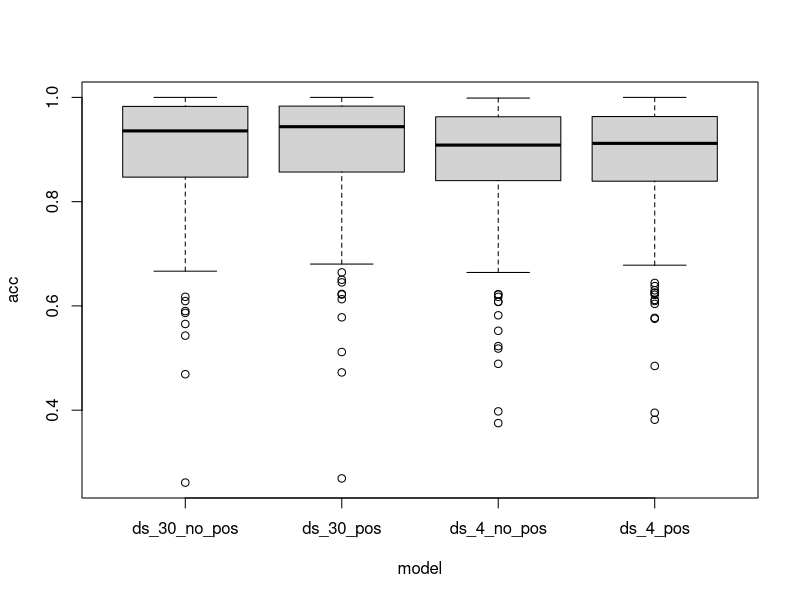
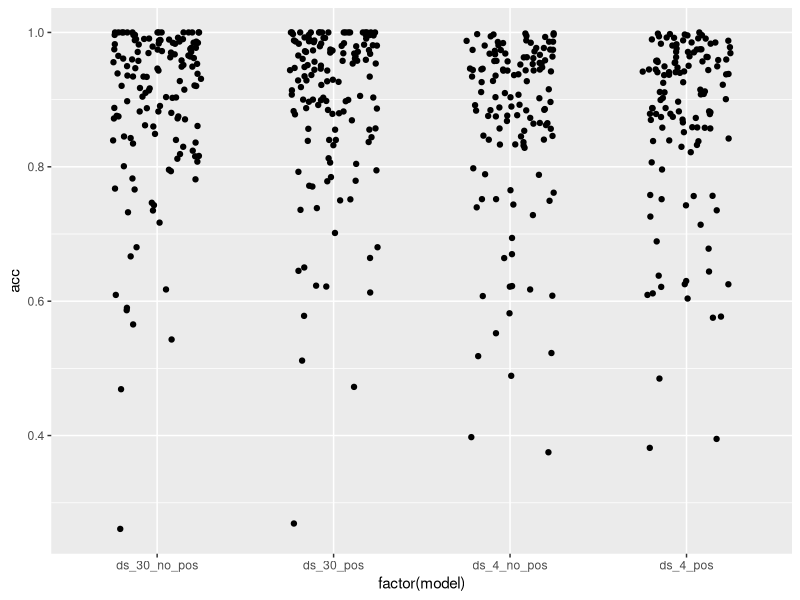

The R source for these figures, in order:
# load packages
library(tidyverse)

# load metrics from csv
ds_30_pos <- read_csv("metrics_restrained_30_pos.csv") %>% 
  mutate(id = ifelse(str_detect(id, "-"), format(as.Date(id, format="%d-%b"),"%m/%d"),id)) %>% 
  arrange(id)

ds_30_no_pos <- read_csv("metrics_restrained_30_no_pos.csv") %>% 
  mutate(id = ifelse(str_detect(id, "-"), format(as.Date(id, format="%d-%b"),"%m/%d"),id)) %>% 
  arrange(id)

ds_4_pos <- read_csv("metrics_restrained_4_pos.csv") %>% 
  mutate(id = ifelse(str_detect(id, "-"), format(as.Date(id, format="%d-%b"),"%m/%d"),id)) %>% 
  arrange(id)

ds_4_no_pos <- read_csv("metrics_restrained_4_no_pos.csv") %>% 
  mutate(id = ifelse(str_detect(id, "-"), format(as.Date(id, format="%d-%b"),"%m/%d"),id)) %>% 
  arrange(id)

# human coded 146 sessions. There are only 139 sessions for 30s models, and 126 sessions for 4s models.
# check which sessions are missing
# load human coding results
ds_human <- read_csv("Restrained human coding results.csv",
                     col_select = c(1,2,6,7))
colnames(ds_human) <- c("subj", "sess", "perc_agr","kappa_agr")
ds_human <- ds_human %>% 
  filter(perc_agr!="/") %>% 
  mutate(id = paste(subj, sess, sep = "/"))

# check missing sessions in 30s models
ds_ms_30 <- anti_join(ds_human, ds_30_pos, by = "id")

# check missing sessions in 4s models
ds_ms_4 <- anti_join(ds_human, ds_4_pos, by = "id")


# merge data frames
ds_merge <- reduce(list(ds_30_pos,ds_30_no_pos,ds_4_pos,ds_4_no_pos), full_join, by = "id")
colnames(ds_merge) <- c("id","ds_30_pos", "ds_30_no_pos", "ds_4_pos","ds_4_no_pos")

# descriptive analysis
ds_long <- ds_merge %>% 
  pivot_longer(cols = "ds_30_pos":"ds_4_no_pos", 
               names_to = "model", values_to = "acc", 
               values_drop_na = T)
ds_long %>% 
  group_by(model) %>% 
  summarize(
    mean=mean(acc,na.rm=T),
    sd=sd(acc,na.rm=T),
    min=min(acc,na.rm=T),
    max=max(acc,na.rm=T),
  )

boxplot(acc ~ model, data = ds_long)

ggplot(data=ds_long, aes(x=factor(model), y=acc))+
  geom_jitter(width=.25)


# t test
# results show (1) there is no difference whether including position or not, for either 30s- or 4s-model.
# (2) 30-window models perform significantly better than 4s-window ones.
t.test(ds_merge$ds_30_pos, ds_merge$ds_30_no_pos, paired = TRUE, alternative = "two.sided")
t.test(ds_merge$ds_4_pos, ds_merge$ds_4_no_pos, paired = TRUE, alternative = "two.sided")

ds_clean <- na.omit(ds_merge)  # Remove rows with any NA
t.test(ds_clean$ds_30_pos, ds_clean$ds_4_pos, paired = TRUE, alternative = "two.sided")
t.test(ds_clean$ds_30_no_pos, ds_clean$ds_4_no_pos, paired = TRUE, alternative = "two.sided")

# check if 30s model performs better in the sessions that 4s data is missing
# results show there is no difference between missing/non-missing sessions for 30s model.
ds_na1 <- ds_merge %>% 
  filter(is.na(ds_4_pos)) %>% 
  select(id, ds_30_pos, ds_30_no_pos)
ds_na0 <- ds_merge %>% 
  filter(!is.na(ds_4_pos)) %>% 
  select(id, ds_30_pos, ds_30_no_pos)
t.test(ds_na0$ds_30_pos, ds_na1$ds_30_pos, paired = F, alternative = "two.sided")
t.test(ds_na0$ds_30_no_pos, ds_na1$ds_30_no_pos, paired = F, alternative = "two.sided")

